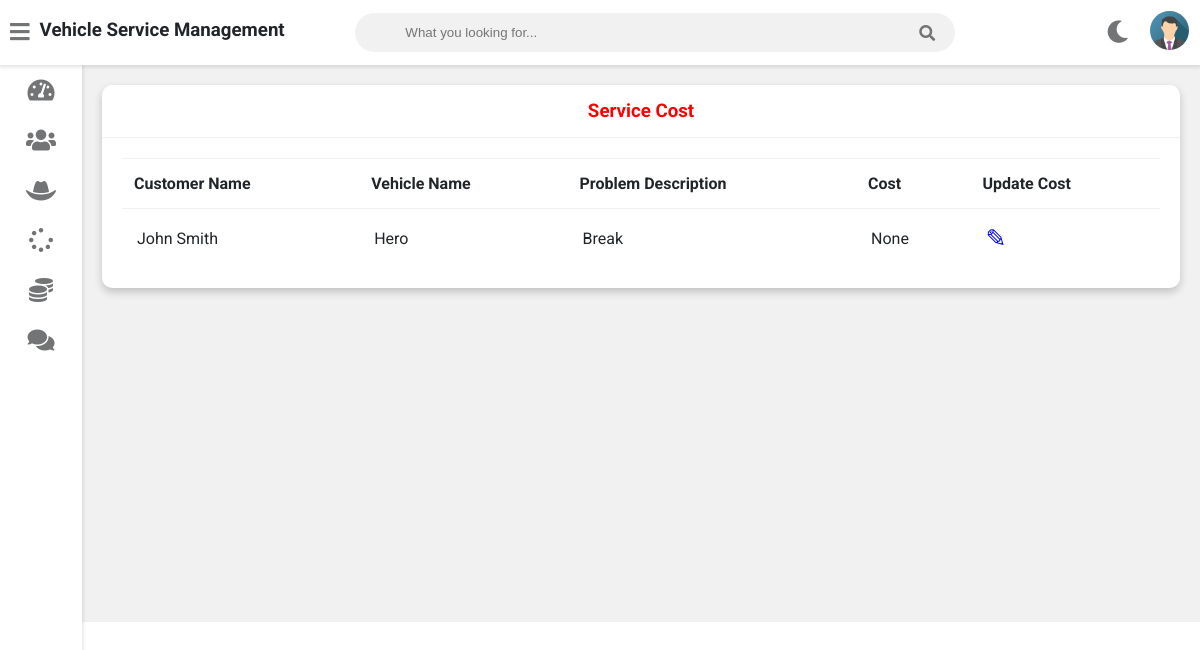
Page /admin-view-service-cost (signed in) on the earlier database version.
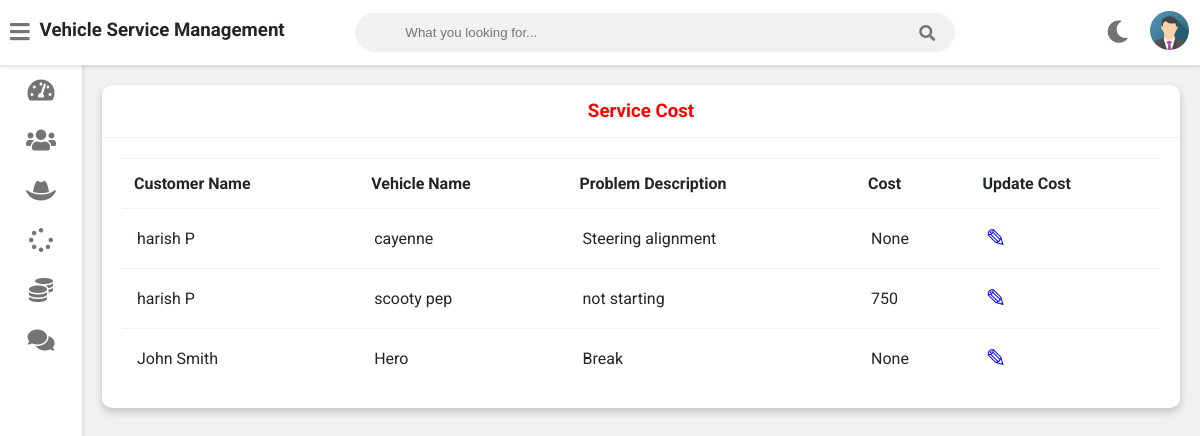
Same page on the later database version.
### vehicle/models.py (models this page shows, shortened)
class Customer(models.Model):
    user=models.OneToOneField(User,on_delete=models.CASCADE)
    profile_pic= models.ImageField(upload_to='profile_pic/CustomerProfilePic/',null=True,blank=True)
    address = models.CharField(max_length=40)
    mobile = models.CharField(max_length=20,null=False)
    @property
    def get_name(self):
        return self.user.first_name+" "+self.user.last_name
    def __str__(self):
        return self.user.first_name

class Request(models.Model):
    cat=(('two wheeler with gear','two wheeler with gear'),('two wheeler without gear','two wheeler without gear'),('three wheeler','three wheeler'),('four wheeler','four wheeler'))
    category=models.CharField(max_length=50,choices=cat)
    vehicle_no=models.PositiveIntegerField(null=False)
    vehicle_name = models.CharField(max_length=40,null=False)
    vehicle_model = models.CharField(max_length=40,null=False)
    vehicle_brand = models.CharField(max_length=40,null=False)
    mileage = models.PositiveIntegerField(null=True, blank=True)  # Allow null values
    vin_number = models.CharField(max_length=17, unique=True, null=True, blank=True)  # Allow null
    year = models.PositiveIntegerField(null=True, blank=True)  # Allow null
    problem_description = models.CharField(max_length=500,null=False)
    date=models.DateField(auto_now=True)
    cost=models.PositiveIntegerField(null=True)
    customer=models.ForeignKey('Customer', on_delete=models.CASCADE,null=True)
    mechanic=models.ForeignKey('Mechanic',on_delete=models.CASCADE,null=True)
    stat=(('Pending','Pending'),('Approved','Approved'),('Repairing','Repairing'),('Repairing Done','Repairing Done'),('Released','Released'))
    status=models.CharField(max_length=50,choices=stat,default='Pending',null=True)

### vehicle/views.py (the view)
# urls.py: path('admin-view-service-cost',views.admin_view_service_cost_view,name='admin-view-service-cost'),
@login_required(login_url='adminlogin')
def admin_view_service_cost_view(request):
    enquiry=models.Request.objects.all().order_by('-id')
    customers=[]
    for enq in enquiry:
        customer=models.Customer.objects.get(id=enq.customer_id)
        customers.append(customer)
    print(customers)
    return render(request,'vehicle/admin_view_service_cost.html',{'data':zip(customers,enquiry)})

### templates/vehicle/admin_view_service_cost.html
{% extends 'vehicle/adminbase.html' %}
{% block content %}
	<div class="wrapper">
		<div class="row">
			<div class="col-12 col-m-12 col-sm-12">
				<div class="card">
					<div class="card-header">
						<h3 style="color:red; text-align:center" >Service Cost
						</h3>
					</div>
					<div class="card-content">
						<table>
							<thead>
                <tr>
                  <th>Customer Name</th>
                  <th>Vehicle Name</th>
                  <th>Problem Description</th>
                  <th>Cost</th>
                  <th>Update Cost</th>
                </tr>
							</thead>
							<tbody>
                {% for c,r in data %}
                <tr>
                  <td> {{c.get_name}}</td>
                  <td> {{r.vehicle_name}}</td>
                  <td>{{r.problem_description}}</td>
                  <td>{{r.cost}}</td>
                  <td><a  style="color:blue; text-decoration:none;font-size:25px;" href="{% url 'update-cost' r.id  %}">&#9998;</a></td>
                </tr>
                {% endfor %}
							</tbody>
						</table>
					</div>
				</div>
			</div>
		</div>
<br><br><br><br><br><br><br><br><br><br><br><br><br><br><br><br>
	</div>
{% endblock content %}

Differences in the rows shown:
now on this page (row edited): Customer: get_name "harish P", vehicle_name "cayenne", problem_description "Steering alignment", cost "None", vehicle_name "scooty pep", problem_description "not starting", cost "750"
